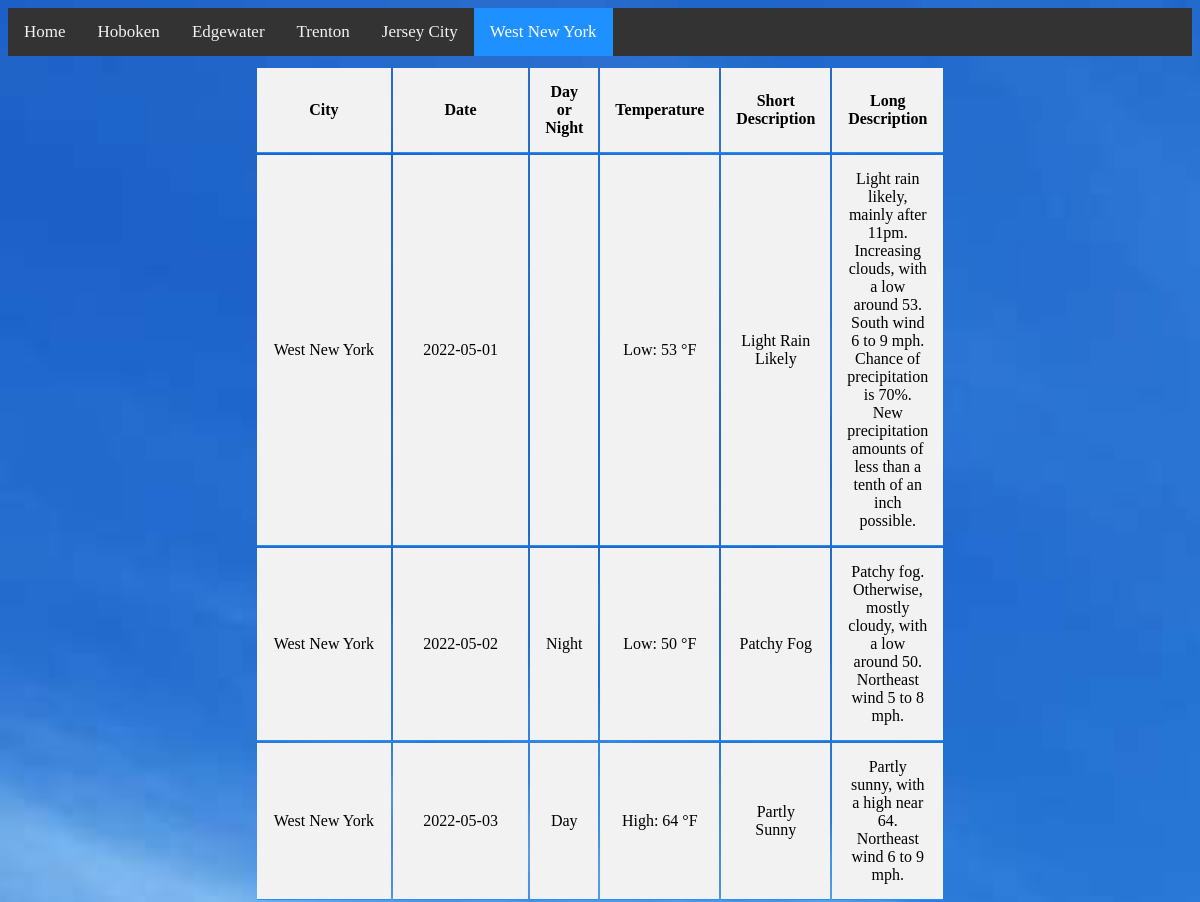
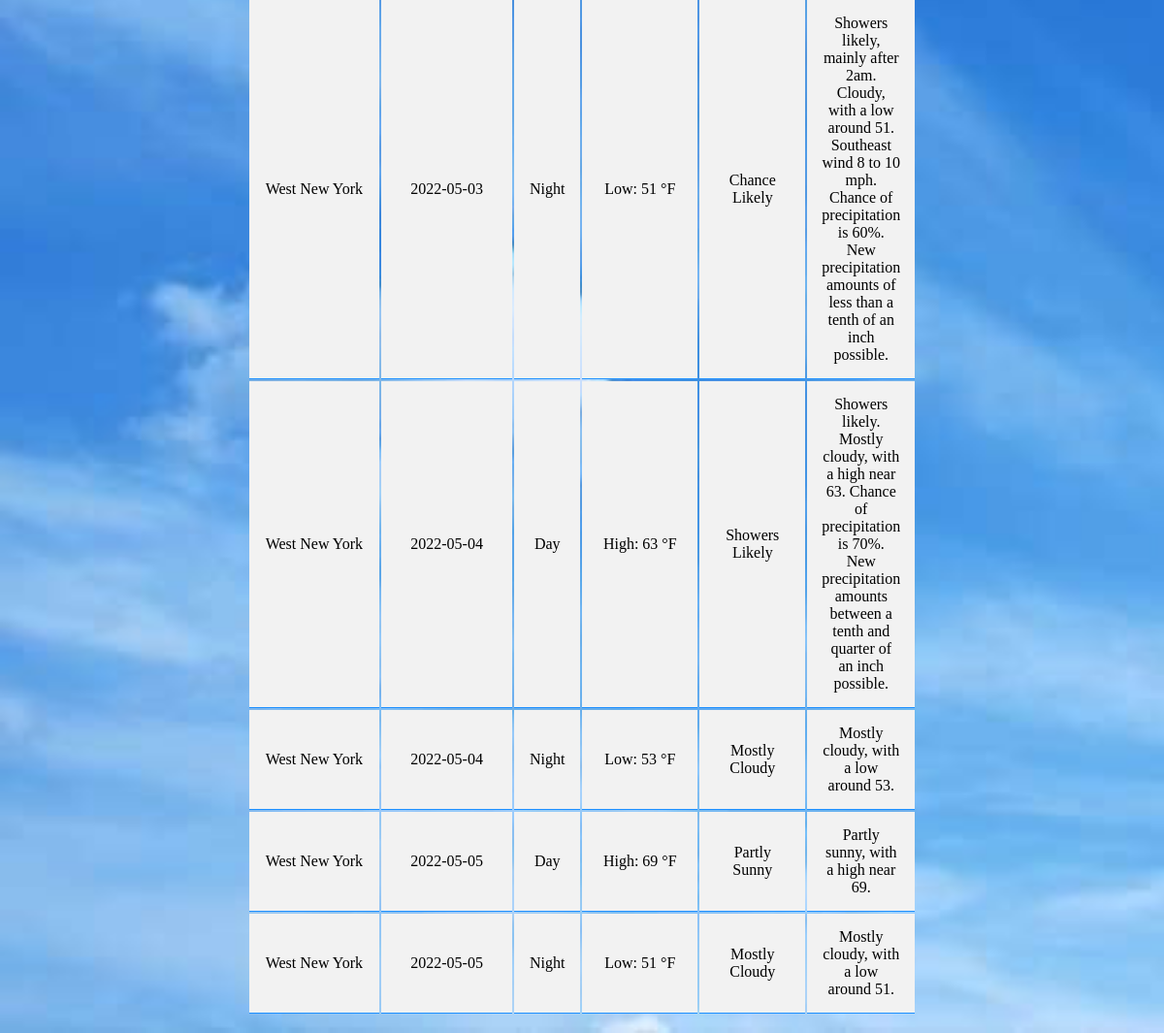
Page /wny.php on the committed database (2 pictures, top to bottom).
### tables this page shows
CREATE TABLE `weather_report` (
  `id` int NOT NULL AUTO_INCREMENT,
  `city_name` varchar(255) NOT NULL,
  `date_recorded` date NOT NULL,
  `day_night` varchar(255) DEFAULT NULL,
  `temp` varchar(255) NOT NULL,
  `short_desc` varchar(255) NOT NULL,
  `long_desc` varchar(255) NOT NULL,
  PRIMARY KEY (`id`)
);

### wny.php (the view, shortened to what this page needs)
<?php
    require("conn.php");
?>
<html>
    <head>
    </head>
    <body>
        <div class="topnav">
                <a  href="index.php">Home</a>
                <a  href="hoboken.php">Hoboken</a>
                <a  href="edgewater.php">Edgewater</a>
                <a  href="trenton.php">Trenton</a>
                <a  href="jc.php">Jersey City</a>
                <a  class="active" href="wny.php">West New York</a>
        </div>
        <?php
            $query = "SELECT * FROM weather_report WHERE city_name='West New York'";
            $result = mysqli_query($conn, $query);
            if(mysqli_num_rows($result)>0){
                echo "<table class='display_table'>";
                echo "<td width='120px'><b>City</b></td>";
                echo "<td width='120px'><b>Date</b></td>";
                echo "<td><b>Day or Night</b></td>";
                echo "<td><b>Temperature</b></td>";
                echo "<td><b>Short Description</b></td>";
                echo "<td><b>Long Description</b></td>";
                while($row = mysqli_fetch_array($result)){
                    echo "<tr>";
                    echo "<td>" . $row["city_name"] . "</td>" ;
                    echo "<td>" . $row["date_recorded"] . "</td>";
                    echo "<td>" . $row["day_night"] . "</td>";
                    echo "<td>" . $row["temp"] ."</td>";
                    echo "<td>" . $row["short_desc"] . "</td>";
                    echo "<td>" . $row["long_desc"] . "</td>";
                    echo "</tr>";
                }
                echo "</table>";
            }
        ?>
    </body>
</html>

### wny.php (style rules this page uses)
body { background-image: url(weather_bg.jpg); background-size: cover; }
.topnav { background-color: #333; overflow: hidden; }
.topnav a { float: left; color: #f2f2f2; text-align: center; padding: 14px 16px; text-decoration: none; font-size: 17px; }
.topnav a.active { background-color: #1E90FF; color: white; }
.display_table { margin: auto; width: 60%; padding: 10px; }
th, td { padding: 15px; text-align: center; border-bottom: 1px solid #1E90FF; }
tr { background-color: #f2f2f2; }

### rows in the picture
weather_report: city_name "West New York", date_recorded "2022-05-01", temp "Low: 53 °F", short_desc "Light Rain Likely", long_desc "Light rain likely, mainly after 11pm. Increasing clouds, with a low around 53. South wind 6 to 9 mph. Chance of precipitation is 70%. New precipitation amounts of less than a tenth of an inch possible."
weather_report: city_name "West New York", date_recorded "2022-05-02", day_night "Night", temp "Low: 50 °F", short_desc "Patchy Fog", long_desc "Patchy fog. Otherwise, mostly cloudy, with a low around 50. Northeast wind 5 to 8 mph."
weather_report: city_name "West New York", date_recorded "2022-05-03", day_night "Day", temp "High: 64 °F", short_desc "Partly Sunny", long_desc "Partly sunny, with a high near 64. Northeast wind 6 to 9 mph."
weather_report: city_name "West New York", date_recorded "2022-05-03", day_night "Night", temp "Low: 51 °F", short_desc "Chance Likely", long_desc "Showers likely, mainly after 2am. Cloudy, with a low around 51. Southeast wind 8 to 10 mph. Chance of precipitation is 60%. New precipitation amounts of less than a tenth of an inch possible."
weather_report: city_name "West New York", date_recorded "2022-05-04", day_night "Day", temp "High: 63 °F", short_desc "Showers Likely", long_desc "Showers likely. Mostly cloudy, with a high near 63. Chance of precipitation is 70%. New precipitation amounts between a tenth and quarter of an inch possible."
weather_report: city_name "West New York", date_recorded "2022-05-04", day_night "Night", temp "Low: 53 °F", short_desc "Mostly Cloudy", long_desc "Mostly cloudy, with a low around 53."
weather_report: city_name "West New York", date_recorded "2022-05-05", day_night "Day", temp "High: 69 °F", short_desc "Partly Sunny", long_desc "Partly sunny, with a high near 69."
weather_report: city_name "West New York", date_recorded "2022-05-05", day_night "Night", temp "Low: 51 °F", short_desc "Mostly Cloudy", long_desc "Mostly cloudy, with a low around 51."
